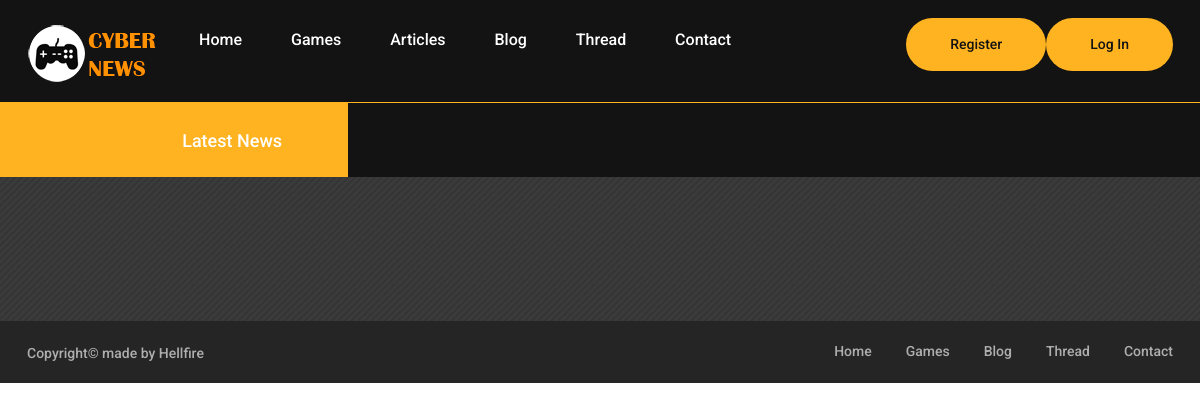
The app's page /articles/articles/, older data.
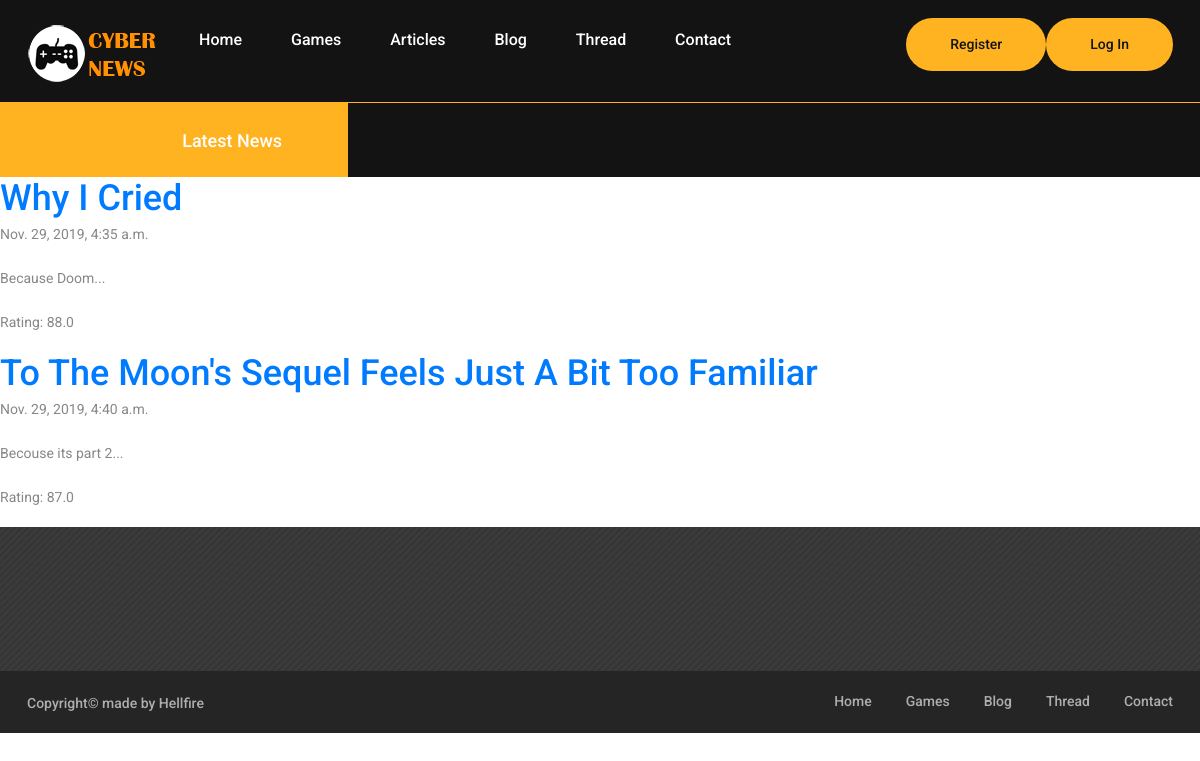
The same page, newer data.
### article_pages/models.py (models this page shows, shortened)
class Article(models.Model):
    article_name = models.CharField(max_length=1000)
    article_text = models.TextField(default="")
    article_date = models.DateTimeField(auto_now_add=True)  # earlier was written this: 'date published'
    author_id = models.ForeignKey(User, on_delete=models.CASCADE)
    game_id = models.ForeignKey(Game, on_delete=models.CASCADE)
    rating = models.FloatField(default=0.0)
    numberOfClicks = models.IntegerField(default=0)
    isBlog = models.BooleanField(default = True)
    article_img = models.ImageField(upload_to='article_img/', default='NULL')
    def snippet(self):  # returns sneak-peek for article content
        return self.article_text[:50] + "..."

### article_pages/views.py (the view)
# urls.py: path('articles/', views.get_all_articles, name = "article_pages"),
def get_all_articles(request):
    articles = Article.objects.all
    return render(request,"article_pages/articles_page.html", {'articles':articles})

### article_pages/templates/article_pages/articles_page.html
{% extends "Cyber_News_App/base_layout.html" %}
{% block content %}
    <div>
            <div class = "articles">
                {% for article in articles %}
                    <div class = "article">
                        <h2><a href="{% url 'article_pages:article_det' article.id %}">{{article.article_name}}</a> </h2>
                        <p>{{article.article_date }}</p>
                        <p>{{article.snippet}}</p>
                        <p>Rating: {{article.rating }}</p>
                    </div>
                {% endfor %}
            </div>
    </div>
{% endblock %}

### Cyber_News_App/templates/Cyber_News_App/base_layout.html (shortened to what this page needs)
{% load static from staticfiles %}
<!DOCTYPE html>
<html lang="en">
<head>
	<link rel="stylesheet" href="/static/css/bootstrap.min.css"/>
	<link rel="stylesheet" href="/static/css/font-awesome.min.css"/>
	<link rel="stylesheet" href="/static/css/owl.carousel.css"/>
	<link rel="stylesheet" href="/static/css/style.css"/>
	<link rel="stylesheet" href="/static/css/animate.css"/>
    <header class="header-section">
		<div class="container">
			<a class="site-logo" href="{% url 'cyber_news:index' %}">
				<img src="/static/img/logo.png" alt="">
			</a>
			<div class="user-panel">
            {% if user.is_authenticated %}
                <a class="nav-item nav-link" href="{% url 'profile' %}">Profile</a>
            {% else %}
                <a class="nav-item nav-link" href="{% url 'login' %}">Log In</a>
            {% endif %}
			</div>
            <div class="user-panel">
            {% if user.is_authenticated %}
                <a class="nav-item nav-link" href="{% url 'logout' %}">Log Out</a>
            {% else %}
                <a class="nav-item nav-link" href="{% url 'register' %}">Register</a>
            {% endif %}
			</div>
			<nav class="main-menu">
				<ul>
					<li><a href="{% url 'cyber_news:index' %}">Home</a></li>
					<li><a href="{% url 'game_pages:games_page' %}">Games</a></li>
					<li><a href="{% url 'article_pages:article_pages' %}">Articles</a></li>
					<li><a href="Cyber_News_App/categories.html">Blog</a></li>
					<li><a href="Cyber_News_App/community.html">Thread</a></li>
					<li><a href="{% url 'cyber_news:contacts' %}">Contact</a></li>
				</ul>
			</nav>
		</div>
	</header>
</head>
<body>
    <div class="latest-news-section">
		<div class="ln-title">Latest News</div>
		<div class="news-ticker">
		</div>
	</div>
    <div class="wrapper">
        {% block content %}
        {% endblock %}
    </div>
</body>
<footer>
    <section class="footer-top-section">
	</section>
    <footer class="footer-section">
		<div class="container">
			<ul class="footer-menu">
				<li><a href="{% url 'cyber_news:index' %}">Home</a></li>
				<li><a href="{% url 'game_pages:games_page' %}">Games</a></li>
				<li><a href="categories.html">Blog</a></li>
				<li><a href="community.html">Thread</a></li>
				<li><a href="{% url 'cyber_news:contacts' %}">Contact</a></li>
			</ul>
			<p class="copyright">
            Copyright© made by Hellfire
        </p>
		</div>
	</footer>
</footer>
</html>

### assets/css/style.css (style rules this page uses)
html, body { height: 100%; font-family: 'Roboto', sans-serif; -webkit-font-smoothing: antialiased; font-smoothing: antialiased; }
h1, h2, h3, h4, h5, h6 { margin: 0; font-weight: 500; color: #131313; }
h2 { font-size: 36px; }
p { font-size: 14px; color: #878787; line-height: 2; }
img { max-width: 100%; }
ul, ol { padding: 0; margin: 0; }
.header-section { background: #131313; clear: both; overflow: hidden; padding: 18px 0; border-bottom: 1px solid #ffb320; }
.site-logo { display: inline-block; float: left; padding-top: 6px; }
.user-panel { float: right; font-weight: 500; background: #ffb320; padding: 8px 28px; border-radius: 30px; }
.user-panel a { font-size: 14px; color: #131313; }
.main-menu { float: right; margin-right: 170px; }
.main-menu ul { list-style: none; }
.main-menu ul li { display: inline; }
.main-menu ul li a { display: inline-block; font-size: 16px; color: #fff; margin-left: 35px; font-weight: 500; padding: 10px 5px; }
.latest-news-section { overflow: hidden; display: block; clear: both; background: #131313; padding: 24px 0; position: relative; }
.ln-title { position: absolute; height: 100%; width: 29%; left: 0; top: 0; text-align: right; padding-top: 24px; padding-right: 66px; font-size: 18px; font-weight: 500; color: #fff; background: #ffb320; z-index: 1; }
.news-ticker { width: 71%; float: right; overflow: hidden; display: inline-block; }
.footer-top-section { background-image: url("../img/pattern.png"); background-repeat: repeat; padding: 72px 0; }
.footer-section { padding: 18px 0 16px; overflow: hidden; background: #252525; }
.footer-menu { list-style: none; float: right; }
.footer-menu li { display: inline; }
.footer-menu li a { display: inline-block; font-size: 14px; font-weight: 500; color: #aeaeae; margin-left: 30px; }
.copyright { float: left; margin-bottom: 0; font-weight: 500; color: #aeaeae; }
@media (min-width: 1200px) { .container { max-width: 1176px; } }

Row changes from the older to the newer data that the page shows:
added Article: article_name "Why I Cried", article_date "Nov. 29, 2019, 4:35 a.m.", snippet "Because Doom...", rating "88.0"
added Article: article_name "To The Moon's Sequel Feels Just A Bit Too Familiar", article_date "Nov. 29, 2019, 4:40 a.m.", snippet "Becouse its part 2...", rating "87.0"
